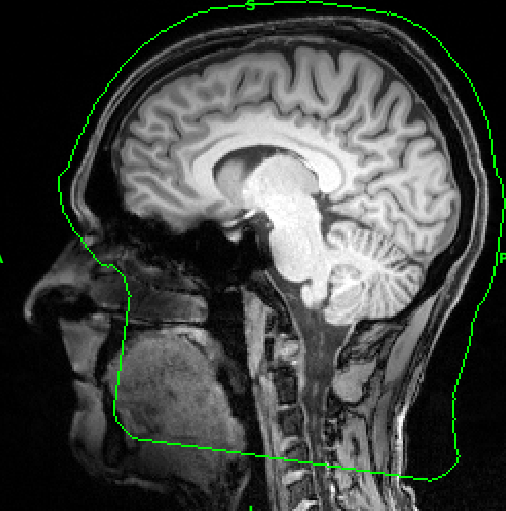
%> input picture mri_defacing.png, 506 x 511 px
$ octave --eval "autocrop_img('../mri_defacing.png');"   (GNU Octave 9; MATLAB toolbox functions it lacks are replaced by stand-ins)
%> lines starting %> are read from the running program, lines starting %| are printed output that depends on the picture; in (x1, y1, x2, y2) boxes, pixels count from 0 and x2, y2 are one past the last pixel; in counts of white or black regions, pixels touching at a corner belong together; the program's own positions count from 1
function autocrop_img(pngfilename)
%> called with pngfilename = '../mri_defacing.png'

img = im2double(imread(pngfilename)); % read image and convert it to double in range [0..1]
if img(1,1)>eps
    sgn=1;
else
    sgn=-1;
end

b = sum( (1-img).^2, 3 ); % check how far each pixel from "white"
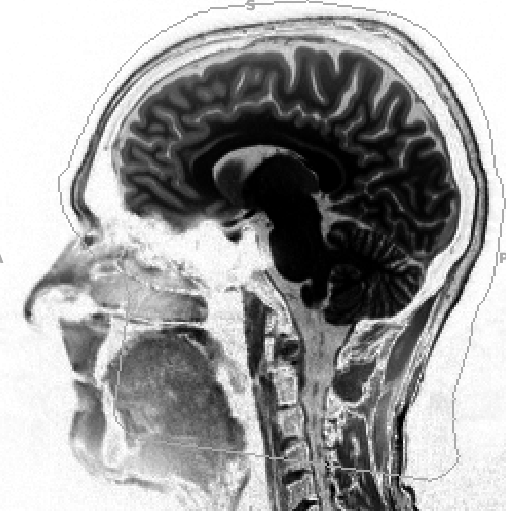
%> b: size 511x506 double; min 0, max 3, mean 1.86; drawn with min black and max white

% display

% use regionprops to get the bounding box
st = regionprops( double( sgn*b > sgn*.5 ), 'BoundingBox' ); % convert to double to avoid bwlabel of logical input
%> st = 1 region; box (x1, y1, x2, y2): (72, 63, 487, 511)

rect = st.BoundingBox; % get the bounding box
%> rect = [72.5 63.5 415 448]


crop = imcrop(img,rect);
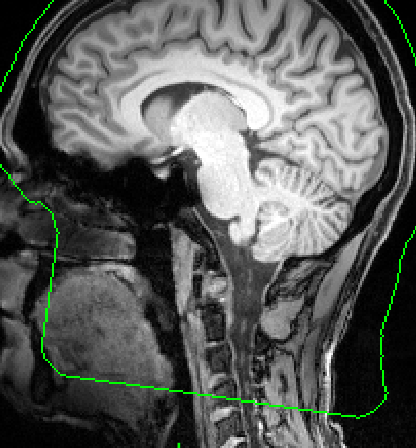
%> crop: size 448x416x3 double; mean R, G, B 0.347, 0.357, 0.347

imwrite(crop,pngfilename);
